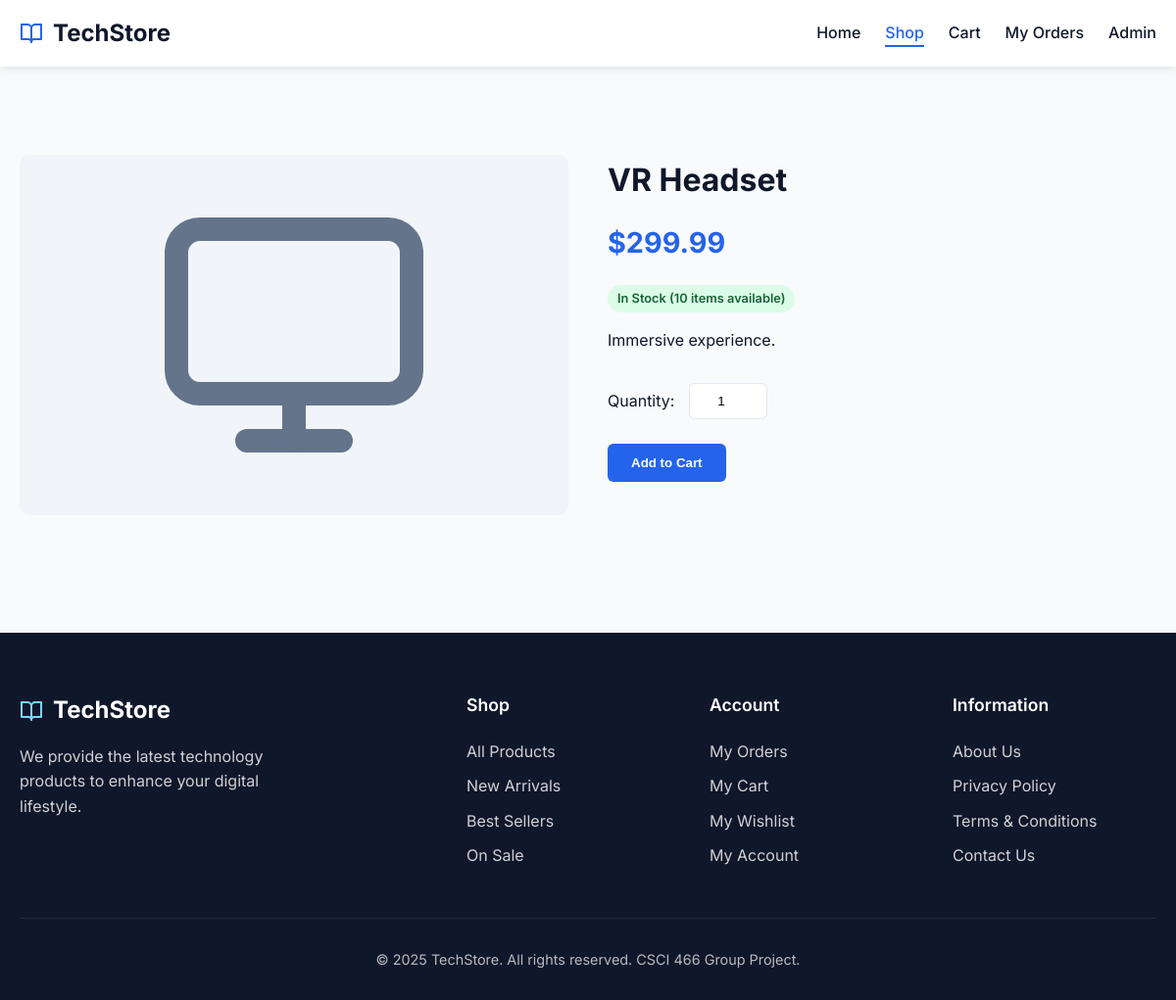
Page /website/product_detail.php?id=20 on the committed database.
### tables this page shows
CREATE TABLE Product (
    product_id INT AUTO_INCREMENT PRIMARY KEY,
    name VARCHAR(100) NOT NULL,
    description TEXT,
    price DECIMAL(10,2) NOT NULL,
    quantity_in_stock INT NOT NULL
);

### website/product_detail.php (the view, shortened to what this page needs)
<?php
require 'db_config.php';
$id = (int)$_GET['id'];
$stmt = $pdo->prepare("
  SELECT name, description, price, quantity_in_stock
    FROM Product
   WHERE product_id = ?
");
$stmt->execute([$id]);
$product = $stmt->fetch() ?: die("Product not found");
$stock_status = "In Stock";
$status_class = "in-stock";
?>
<!DOCTYPE html>
<html lang="en">
<head>
  <link rel="stylesheet" href="style.css">
  <link rel="stylesheet" href="https://cdnjs.cloudflare.com/ajax/libs/font-awesome/6.4.0/css/all.min.css">
</head>
<body>
  <header>
    <div class="container">
      <div class="header-content">
        <a href="index.php" class="logo">
          <svg xmlns="http://www.w3.org/2000/svg" width="24" height="24" viewBox="0 0 24 24" fill="none" stroke="currentColor" stroke-width="2" stroke-linecap="round" stroke-linejoin="round">
            <path d="M2 3h6a4 4 0 0 1 4 4v14a3 3 0 0 0-3-3H2z"></path>
            <path d="M22 3h-6a4 4 0 0 0-4 4v14a3 3 0 0 1 3-3h7z"></path>
          </svg>
          TechStore
        </a>
        <nav>
          <ul id="navMenu">
            <li><a href="index.php">Home</a></li>
            <li><a href="product_list.php" class="active">Shop</a></li>
            <li><a href="cart.php">Cart</a></li>
            <li><a href="user_orders.php">My Orders</a></li>
            <li><a href="admin_orders.php">Admin</a></li>
          </ul>
        </nav>
      </div>
    </div>
  </header>
  <div class="section">
    <div class="container">
      <div class="product-detail">
        <div class="product-detail-img">
        </div>
        <div class="product-detail-info">
          <h1><?= htmlspecialchars($product['name']) ?></h1>
          <p class="product-detail-price">$<?= number_format($product['price'], 2) ?></p>
          <span class="stock-status <?= $status_class ?>"><?= $stock_status ?> (<?= $product['quantity_in_stock'] ?> items available)</span>
          <div class="product-description">
            <p><?= nl2br(htmlspecialchars($product['description'])) ?></p>
          </div>
          <?php if ($product['quantity_in_stock'] > 0): ?>
            <form action="cart.php" method="post">
              <div class="quantity-selector">
                <label for="quantity">Quantity:</label>
                <input type="number" id="quantity" name="quantity" class="quantity-input"
                      min="1" max="<?= $product['quantity_in_stock'] ?>" value="1">
              </div>
              <button type="submit" class="btn btn-primary">Add to Cart</button>
            </form>
          <?php else: ?>
            <p>We're sorry, this item is currently out of stock.</p>
            <button class="btn btn-primary" disabled>Out of Stock</button>
          <?php endif; ?>
        </div>
      </div>
    </div>
  </div>
  <footer>
    <div class="container">
      <div class="footer-grid">
        <div>
          <div class="footer-logo">
            <svg xmlns="http://www.w3.org/2000/svg" width="24" height="24" viewBox="0 0 24 24" fill="none" stroke="currentColor" stroke-width="2" stroke-linecap="round" stroke-linejoin="round">
              <path d="M2 3h6a4 4 0 0 1 4 4v14a3 3 0 0 0-3-3H2z"></path>
              <path d="M22 3h-6a4 4 0 0 0-4 4v14a3 3 0 0 1 3-3h7z"></path>
            </svg>
            TechStore
          </div>
          <p class="footer-about">We provide the latest technology products to enhance your digital lifestyle.</p>
        </div>
        <div>
          <h3 class="footer-title">Shop</h3>
          <ul class="footer-links">
            <li><a href="product_list.php">All Products</a></li>
            <li><a href="#">New Arrivals</a></li>
            <li><a href="#">Best Sellers</a></li>
            <li><a href="#">On Sale</a></li>
          </ul>
        </div>
        <div>
          <h3 class="footer-title">Account</h3>
          <ul class="footer-links">
            <li><a href="user_orders.php">My Orders</a></li>
            <li><a href="cart.php">My Cart</a></li>
            <li><a href="#">My Wishlist</a></li>
            <li><a href="#">My Account</a></li>
          </ul>
        </div>
        <div>
          <h3 class="footer-title">Information</h3>
          <ul class="footer-links">
            <li><a href="#">About Us</a></li>
            <li><a href="#">Privacy Policy</a></li>
            <li><a href="#">Terms & Conditions</a></li>
            <li><a href="#">Contact Us</a></li>
          </ul>
        </div>
      </div>
      <div class="copyright">
        &copy; 2025 TechStore. All rights reserved. CSCI 466 Group Project.
      </div>
    </div>
  </footer>
</body>
</html>

### website/style.css (style rules this page uses)
:root { --primary: #2563eb; --primary-dark: #1d4ed8; --secondary: #7dd3fc; --accent: #f97316; --dark: #0f172a; --light: #f8fafc; --gray: #64748b; --light-gray: #e2e8f0; --danger: #ef4444; --success: #22c55e; --warning: #f59e0b; }
* { margin: 0; padding: 0; box-sizing: border-box; }
body { font-family: 'Inter', -apple-system, BlinkMacSystemFont, sans-serif; line-height: 1.6; color: var(--dark); background-color: var(--light); }
a { color: var(--primary); text-decoration: none; transition: color 0.2s; }
.container { width: 100%; max-width: 1200px; margin: 0 auto; padding: 0 20px; }
header { background-color: white; box-shadow: 0 2px 10px rgba(0, 0, 0, 0.1); position: sticky; top: 0; z-index: 100; }
.header-content { display: flex; justify-content: space-between; align-items: center; padding: 15px 0; }
.logo { font-size: 1.5rem; font-weight: 700; color: var(--dark); display: flex; align-items: center; }
.logo svg { margin-right: 10px; color: var(--primary); }
nav ul { display: flex; list-style: none; gap: 25px; }
nav li a { color: var(--dark); font-weight: 500; position: relative; }
nav li a.active { color: var(--primary); }
nav li a.active::after { content: ''; position: absolute; bottom: -5px; left: 0; width: 100%; height: 2px; background-color: var(--primary); }
.btn { display: inline-block; padding: 12px 24px; background-color: var(--accent); color: white; font-weight: 600; border-radius: 6px; transition: all 0.2s; border: none; cursor: pointer; text-align: center; }
.btn-primary { background-color: var(--primary); }
.section { padding: 60px 0; }
.stock-status { display: inline-block; font-size: 0.8rem; font-weight: 600; padding: 4px 10px; border-radius: 20px; margin-bottom: 15px; }
.in-stock { background-color: #dcfce7; color: #166534; }
.product-detail { display: grid; grid-template-columns: 1fr 1fr; gap: 40px; margin-top: 30px; }
.product-detail-img { width: 100%; padding: 40px; background-color: #f1f5f9; border-radius: 10px; display: flex; align-items: center; justify-content: center; }
.product-detail-img svg { width: 60%; height: auto; color: var(--gray); }
.product-detail-info h1 { font-size: 2rem; margin-bottom: 15px; }
.product-detail-price { font-size: 1.8rem; font-weight: 700; margin-bottom: 20px; color: var(--primary); }
.product-description { margin-bottom: 30px; line-height: 1.7; }
.quantity-selector { display: flex; align-items: center; gap: 15px; margin-bottom: 25px; }
.quantity-input { width: 80px; padding: 10px; border: 1px solid var(--light-gray); border-radius: 6px; text-align: center; }
footer { background-color: var(--dark); color: white; padding: 60px 0 30px; margin-top: 60px; }
.footer-grid { display: grid; grid-template-columns: 2fr 1fr 1fr 1fr; gap: 40px; margin-bottom: 40px; }
.footer-logo { color: white; font-size: 1.5rem; font-weight: 700; margin-bottom: 15px; display: flex; align-items: center; }
.footer-logo svg { margin-right: 10px; color: var(--secondary); }
.footer-about { margin-bottom: 20px; opacity: 0.8; max-width: 300px; }
.footer-title { font-weight: 600; margin-bottom: 20px; font-size: 1.1rem; }
.footer-links { list-style: none; }
.footer-links li { margin-bottom: 10px; }
.footer-links a { color: white; opacity: 0.8; transition: opacity 0.2s; }
.copyright { text-align: center; padding-top: 30px; border-top: 1px solid rgba(255, 255, 255, 0.1); font-size: 0.9rem; opacity: 0.7; }

### rows in the picture
product: name "VR Headset", price "299.99", quantity_in_stock "10", description "Immersive experience."

### other values in the picture
$stock_status "In Stock"
